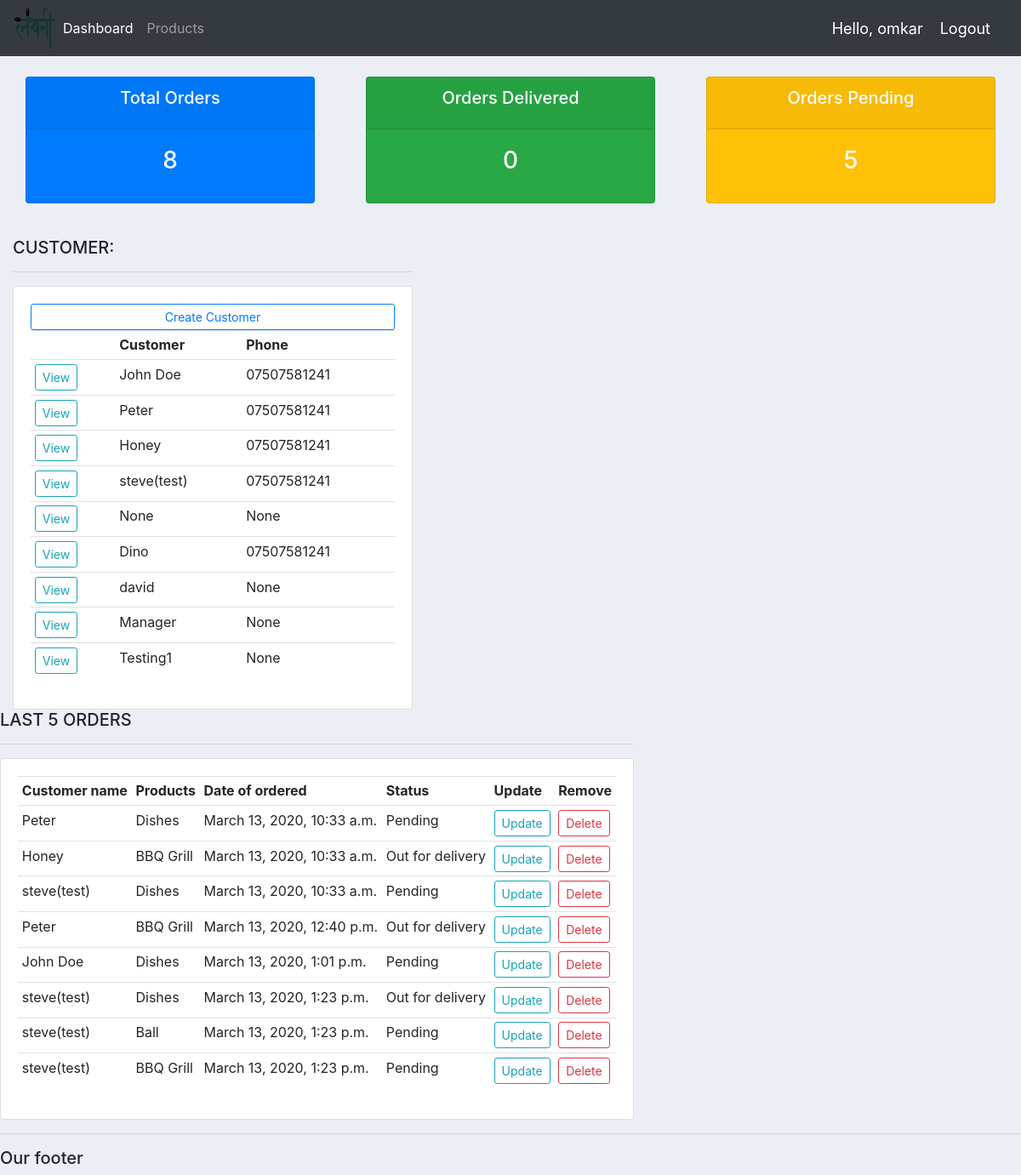
The app's page / (signed in), older data.
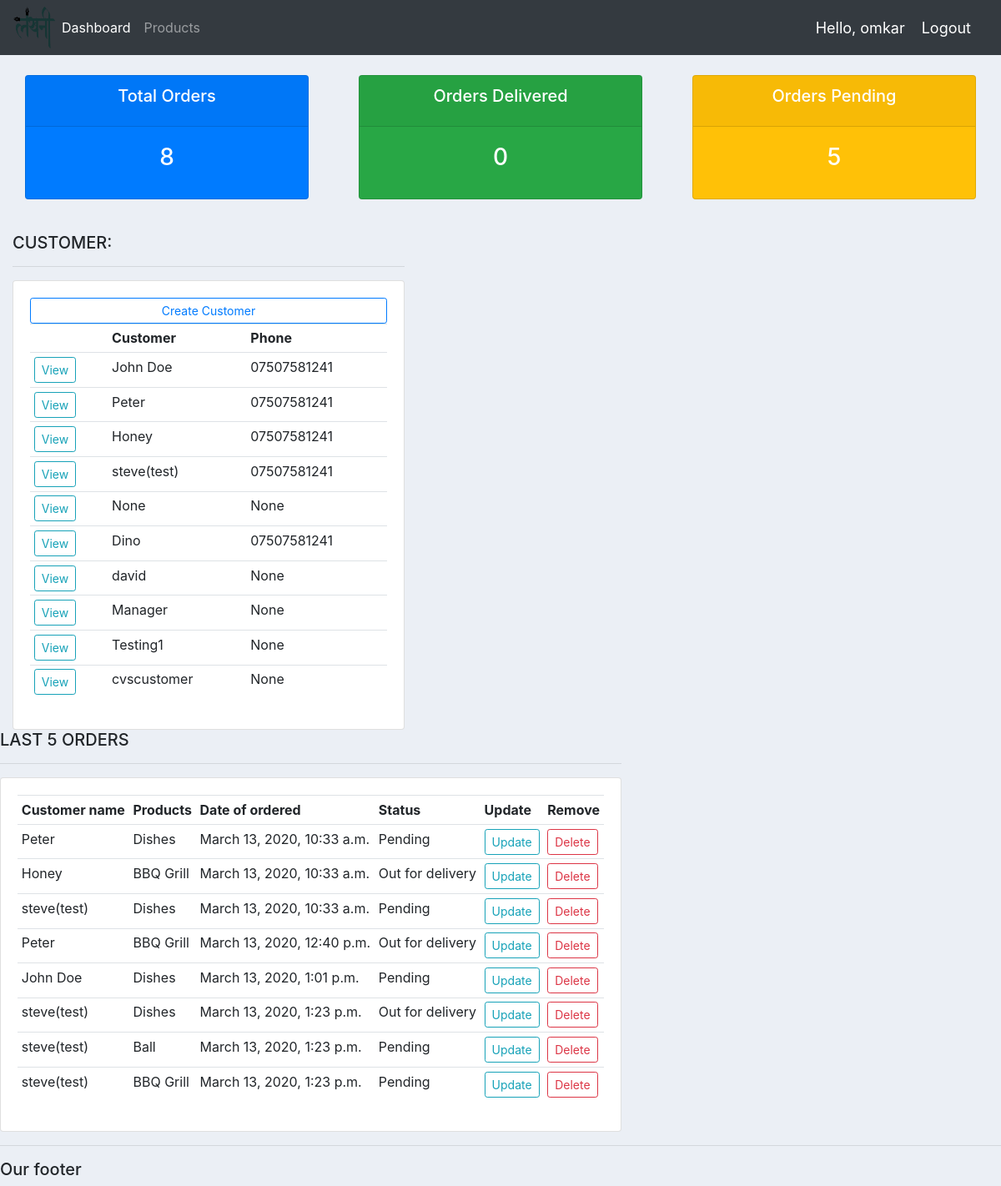
The same page, newer data.
### accounts/models.py (models this page shows, shortened)
class Customer(models.Model):
    user = models.OneToOneField(User, null=True, blank=True, on_delete = models.CASCADE)
    name = models.CharField(max_length=200, null=True)
    phone = models.CharField(max_length=200, null=True)
    email = models.CharField(max_length=200, null=True)
    profile_pic = models.ImageField(default="profile.png", null=True, blank=True)
    date_created = models.DateTimeField(auto_now_add=True, null=True)
    def __str__(self):
        return self.name

class Order(models.Model):
    STATUS = (
        ('Pending', 'Pending'),
        ('Out for delivery', 'Out for delivery'),
        ('Delivered', 'Delivered'),
    )
    customer = models.ForeignKey(Customer, null=True, on_delete = models.SET_NULL)
    product = models.ForeignKey(Product, null=True, on_delete = models.SET_NULL)
    date_created = models.DateTimeField(auto_now_add=True, null=True)
    status = models.CharField(max_length=200, null=True, choices=STATUS)

class Product(models.Model):
    CATEGORY = (
        ('In door', 'In door'),
        ('Out door', 'Out door'),
    )
    name = models.CharField(max_length=200, null=True)
    price = models.FloatField(null=True)
    category = models.CharField(max_length=200, null=True, choices=CATEGORY)
    description = models.CharField(max_length=200, null=True, blank=True)
    date_created = models.DateTimeField(auto_now_add=True, null=True)
    tags = models.ManyToManyField(Tag)
    def __str__(self):
        return self.name

### accounts/decorators.py (the view)
    def wrapper_func(request, *args, **kwargs):
        group = None
        if request.user.groups.exists():
            group = request.user.groups.all()[0].name
        if group == 'customer':
            return redirect('user')
        if group == 'admin':
            return view_func(request, *args, **kwargs)

### accounts/views.py (called while the page is built)
@login_required(login_url='login')
@admin_only
def home(request):
    orders = Order.objects.all()
    customers = Customer.objects.all()
    total_customers = customers.count()
    total_orders = orders.count()
    delivered = orders.filter(status='Delivered').count()
    pending = orders.filter(status='Pending').count()
    context = {
        'orders': orders,
        'customers': customers,
        'total_orders': total_orders,
        'delivered': delivered,
        'pending': pending,
    }
    return render(request, 'accounts/dashboard.html', context)

### accounts/templates/accounts/dashboard.html
{% extends 'accounts/main.html' %}
{% block content %}
{% include 'accounts/status.html' %}
<br>
<div class="row">
  <div class="col-md-5">
    <h5>CUSTOMER:</h5>
    <hr>
    <div class="card card-body">
      <a class="btn btn-outline-primary btn-sm btn-block" href="">
        Create Customer
      </a>
      <table class="table table-sm">
        <tr>
          <th></th>
          <th>Customer</th>
          <th>Phone</th>
        </tr>
        {% for customer in customers %}
          <tr>
            <td><a class="btn btn-sm btn-outline-info" href="{% url 'customer' customer.id %}">View</a></td>
            <td>{{ customer.name }}</td>
            <td>{{ customer.phone }}</td>
          </tr>
        {% endfor %}
      </table>
    </div>
  </div>
  <div class class="col-md-7">
    <h5>LAST 5 ORDERS</h5>
    <hr>
    <div class="card card-body">
      <table class="table table-sm">
        <tr>
          <th>Customer name</th>
          <th>Products</th>
          <th>Date of ordered</th>
          <th>Status</th>
          <th>Update</th>
          <th>Remove</th>
        </tr>
        {% for order in orders %}
          <tr>
            <td>{{ order.customer }}</td>
            <td>{{ order.product }}</td>
            <td>{{ order.date_created }}</td>
            <td>{{ order.status }}</td>
            <td><a class="btn btn-sm btn-outline-info" href="{% url 'update_order' order.id %}">Update</a></td>
            <td><a class="btn btn-sm btn-outline-danger" href="{% url 'delete_order' order.id %}">Delete</a></td>
          </tr>
        {% endfor %}
      </table>
    </div>
  </div>
</div>
{% endblock content %}

### accounts/templates/accounts/main.html (shortened to what this page needs)
{% load static %}
<!DOCTYPE html>
<html lang="en" dir="ltr">
  <head>
    <link href="https://stackpath.bootstrapcdn.com/bootstrap/4.4.1/css/bootstrap.min.css" rel="stylesheet">
    <link rel="stylesheet" type="text/css" href="{% static 'css/main.css' %}">
  </head>
  <body>
    {% include 'accounts/navbar.html' %}
    <div class="container-fluid">
    {% block content %}
    {% endblock %}
    </div>
    <hr>
    <h5>Our footer</h5>
  </body>
</html>

### accounts/templates/accounts/navbar.html (shortened to what this page needs)
{% load static %}
<nav class="navbar navbar-expand-lg navbar-dark bg-dark">
  <img src="{% static 'images/logo.png' %}" width="50px" height="50px">
  <div class="collapse navbar-collapse" id="navbarNav">
    <ul class="navbar-nav">
      {% if request.user.is_staff %}
      <li class="nav-item active">
        <a class="nav-link" href="{% url 'home' %}">Dashboard</a>
      </li>
      <li class="nav-item">
        <a class="nav-link" href="{% url 'products' %}">Products</a>
      </li>
      {% else %}
      <li class="nav-item">
        <a class="nav-link" href="{% url 'account' %}">Settings</a>
      </li>
      {% endif %}
    </ul>
  </div>
  <span class="hello-msg">Hello, {{request.user}}</span>
  <span><a class="hello-msg" href="{% url 'logout' %}">Logout</a></span>
</nav>

### accounts/templates/accounts/status.html
<br>
<div class="row">
  <div class="col">
    <div class="col-md">
      <div class="card text-center text-white bg-primary mb-3" id="total-orders">
        <div class="card-header">
          <h5 class="card-title">Total Orders</h5>
        </div>
        <div class="card-body">
          <h3 class="card-title">{{ total_orders }}</h3>
        </div>
      </div>
    </div>
  </div>
    <div class="col">
      <div class="col-md">
        <div class="card text-center  text-white bg-success mb-3" id="orders-delivered">
          <div class="card-header">
            <h5 class="card-title">Orders Delivered</h5>
          </div>
          <div class="card-body">
            <h3 class="card-title">{{ delivered }}</h3>
          </div>
        </div>
      </div>
    </div>
      <div class="col">
        <div class="col-md">
          <div class="card text-center text-white bg-warning mb-3" id="orders-pending">
            <div class="card-header">
              <h5 class="card-title">Orders Pending</h5>
            </div>
            <div class="card-body">
              <h3 class="card-title">{{ pending }}</h3>
            </div>
            </div>
        </div>
      </div>
  </div>

### static/css/main.css (style rules this page uses)
body { background-color: #ebeff5; }

### accounts/templates/accounts/navbar.html (style rules this page uses)
.hello-msg { font-size: 18px; color: #fff; margin-right: 20px; }

Row changes from the older to the newer data that the page shows:
added Customer: name "cvscustomer", phone "None"
